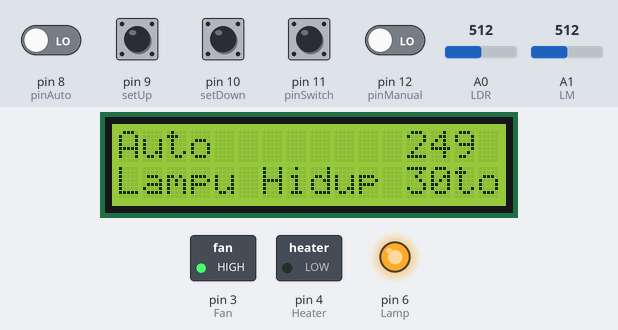
A sketch run on a simulated Arduino Uno, built with avr-gcc and run on an emulated ATmega328P. Parts: 16×2 character LCD, switched loads named in the sketch (green lamp = pin HIGH), output pins drawn as LEDs (lit = HIGH). The test bench sets the inputs (shaded band); at power-on: pin 8 (pinAuto), pin 9 (setUp), pin 10 (setDown), pin 11 (pinSwitch), pin 12 (pinManual) LOW, A0 (LDR) = 512, A1 (LM) = 512. What the sketch prints to the serial monitor is not drawn.

Above: at 1.2 s.
1.3 s: A0 (LDR) set to 90
At 1.47 s:
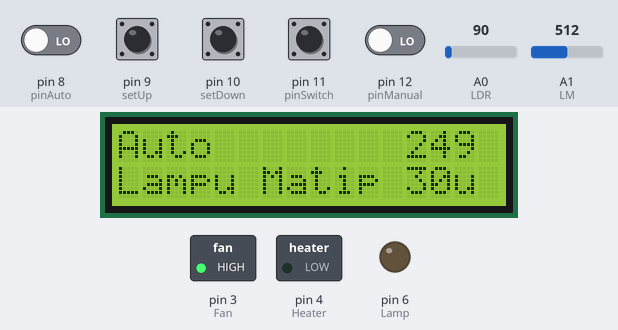
3.3 s: A1 (LM) set to 67
At 3.71 s:
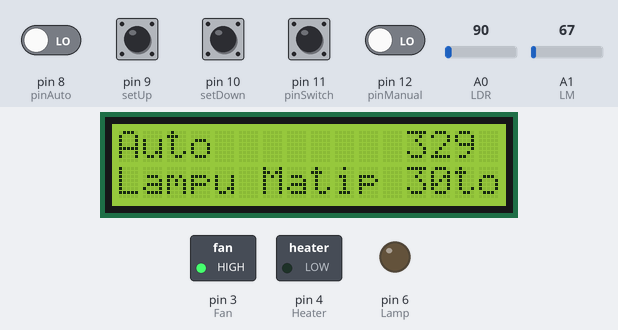
5.7 s: A1 (LM) set to 63
At 5.92 s:
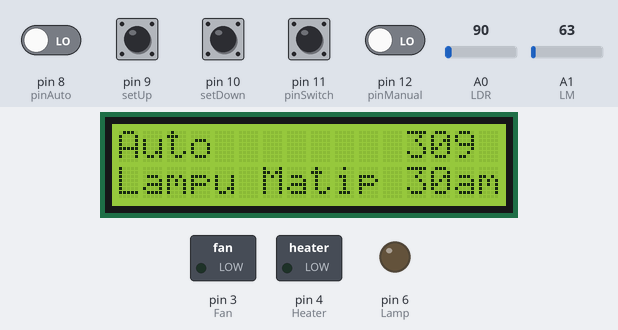
7.8 s: A0 (LDR) set to 111
At 8.16 s:
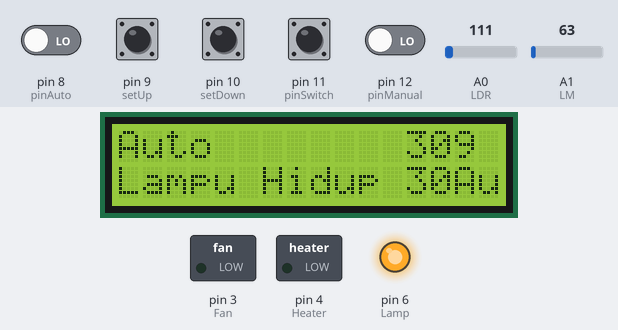
9.8 s: pin 12 (pinManual) driven HIGH
At 11.1 s:
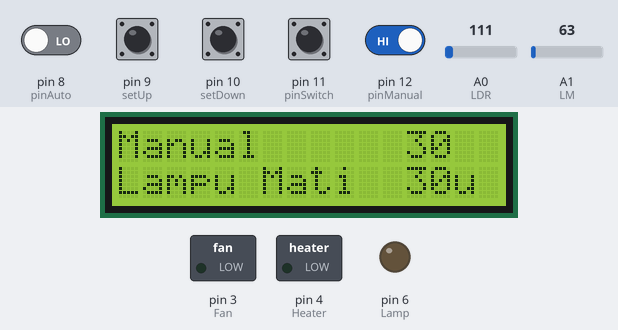
11.9 s: pin 11 (pinSwitch) pulled HIGH for 0.15 s
At 14.3 s:
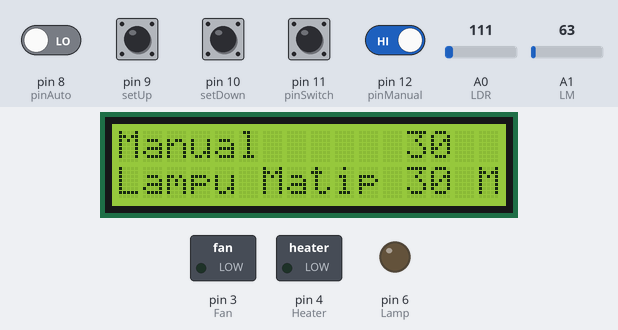
Timing chart, 0 to 15.8 s (numbered marks = the images above; inputs shaded):
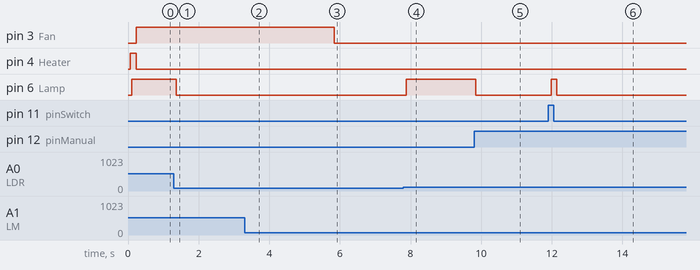

Measured:
- the behaviour switches between 64 and 63 on A1 (LM) (found by bisection; images 2 and 3)
- the behaviour switches between 100 and 101 on A0 (LDR) (found by bisection; images 3 and 4)
- after the input at 1.3 s, pin 6 (Lamp): HIGH → LOW after 0.06 s; the display: changes after 0.10 s (image 1)
- after the input at 5.7 s, pin 3 (Fan): HIGH → LOW after 0.14 s
- after the input at 7.8 s, pin 6 (Lamp): LOW → HIGH after 0.07 s; the display: first differs from a run without the input after 0.07 s (image 4 shows a later state)
- after the input at 9.8 s, pin 6 (Lamp): HIGH → LOW after 0.05 s; the display: first changes after 0.06 s (image 5 shows a later state)
- after the input at 11.9 s, pin 6 (Lamp): LOW → HIGH after 0.09 s, → LOW 0.16 s later; the display: first changes after 0.09 s (image 6 shows a later state)

The sketch:

TA2.ino
```cpp
#include <Arduino_FreeRTOS.h>
#include <Wire.h>
#include <LiquidCrystal_I2C.h>

LiquidCrystal_I2C lcd(0x27, 16, 2);

void TaskHeatFan( void *pvParameters );
void TaskSet( void *pvParameters );
void TaskLampu( void *pvParameters );
void TaskBTN( void *pvParameters );
void TaskSensor( void *pvParameters );

#define Lamp 6
#define Fan 3
#define Heater 4

#define setUp 9
#define setDown 10

#define pinAuto 8
#define pinManual 12
#define pinSwitch 11
#define LDR A0
#define LM A1

bool swhManual = false;
bool btnAuto = true;
bool btnManual = false;

bool modeChanged = false;

int LDRValue = 0, LMValue = 0, Temperature = 0, setTemp = 30;

void setup() {
  lcd.begin(16,2);
  lcd.backlight();
  Serial.begin(9600);

  while (!Serial) {
    ; // wait for serial port to connect.
  }

  pinMode(Heater, OUTPUT);
  pinMode(Fan, OUTPUT);
  pinMode(Lamp, OUTPUT);

  pinMode(setUp, INPUT);
  pinMode(setDown, INPUT);
  pinMode(pinAuto, INPUT);
  pinMode(pinManual, INPUT);
  pinMode(pinSwitch, INPUT);
  pinMode(LDR, INPUT);
  pinMode(LM, INPUT);

  xTaskCreate(TaskHeatFan, "AutoHeatCool", 128, NULL, 1, NULL);
  xTaskCreate(TaskSet, "Set Temperature", 128, NULL, 2, NULL);
  xTaskCreate(TaskLampu, "AutoLamp", 128, NULL, 3, NULL);
  xTaskCreate(TaskBTN, "buttonAuto", 128, NULL, 4, NULL);
  xTaskCreate(TaskSensor, "SensorRead", 128, NULL, 5, NULL);

  Serial.println("+++Start Program+++");

}

void loop()
{ // Kosong

}

void TaskLampu(void *pvParameters)
{
  (void) pvParameters;

  for (;;) // A Task shall never return or exit.
  {
    if (btnAuto == true) {
      lcd.setCursor(0, 0);
      lcd.print("Auto");

      if (LDRValue > 100) {
        lcd.setCursor(0, 1);
        lcd.print("Lampu Hidup");
        digitalWrite(Lamp, HIGH); // turn the Lamp on
      }
      else {
        lcd.setCursor(0, 1);
        lcd.print("Lampu Mati");
        digitalWrite(Lamp, LOW); // turn the Lamp off
      }

      if (modeChanged) {
        lcd.clear(); // Clear the entire screen
        modeChanged = false;
      }
    }
    else if (btnManual == true) {
      lcd.setCursor(0, 0);
      lcd.print("Manual");

      if (swhManual == true) {
        lcd.setCursor(0, 1);
        lcd.print("Lampu Hidup");
        digitalWrite(Lamp, HIGH); // turn the Lamp on
      }
      else {
        lcd.setCursor(0, 1);
        lcd.print("Lampu Mati");
        digitalWrite(Lamp, LOW); // turn the Lamp off
      }

      if (!modeChanged) {
        lcd.clear(); // Clear the entire screen
        modeChanged = true;
      }
    }
  }
}

void TaskHeatFan(void *pvParameters)
{
  (void) pvParameters;

  for (;;) // A Task shall never return or exit.
  {
    lcd.setCursor(12, 0);
    lcd.print(Temperature);

    if (Temperature == setTemp){
      digitalWrite(Fan, LOW);
      digitalWrite(Heater, LOW);
    }
    if (Temperature < setTemp){
      digitalWrite(Heater, HIGH);
      digitalWrite(Fan, LOW);
    }
    if (Temperature > setTemp){
      digitalWrite(Fan, HIGH);
      digitalWrite(Heater, LOW);
    }
    vTaskDelay(150/portTICK_PERIOD_MS);  // ten tick delay (150ms) in between reads for stability

  }
}

void TaskSet(void *pvParameters)
{
  (void) pvParameters;

  for (;;) // A Task shall never return or exit.
  {
    if (digitalRead(setUp) == HIGH){
      setTemp++;
    }
    if (digitalRead(setDown) == HIGH){
      setTemp--;
    }
    lcd.setCursor(12, 1);
    lcd.print(setTemp);

    vTaskDelay(150/portTICK_PERIOD_MS);  // ten tick delay (150ms) in between reads for stability
  }
}

void TaskBTN(void *pvParameters)  // This is a task.
{
  (void) pvParameters;

  for (;;)
  {
    if(digitalRead(pinAuto) == HIGH){
       btnAuto = true;
       btnManual = false;
    }
    if(digitalRead(pinManual) == HIGH){
       btnAuto = false;
       btnManual = true;
    }
    if(digitalRead(pinSwitch) == HIGH){
      swhManual = true;
    }
    if(digitalRead(pinSwitch) != HIGH){
      swhManual = false;
    }

    //    Serial.print("Switch :");
    //    Serial.println(swhManual);
    vTaskDelay(150/portTICK_PERIOD_MS);  // ten tick delay (150ms) in between reads for stability
  }
}


void TaskSensor(void *pvParameters)  // This is a task.
{
  (void) pvParameters;

  for (;;)
  {
    LDRValue = analogRead(LDR);
    LMValue = analogRead(LM);
    Temperature = (LMValue * 4.88)/10;
//    if(btnAuto == true){
    Serial.print("LDR :"); Serial.print(LDRValue); Serial.print("Temperature :"); Serial.print(Temperature); Serial.println(" °C");
//    }
    vTaskDelay(100/portTICK_PERIOD_MS);  // ten tick delay (100ms) in between reads for stability
  }
}
```
